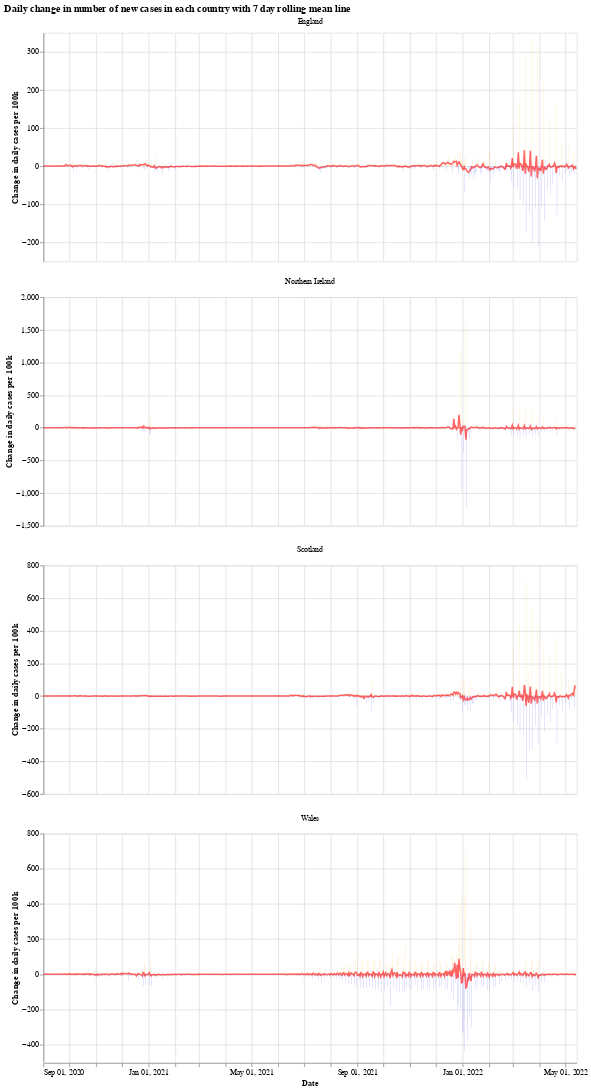

Notebook cell for this chart:
### Markdown cell above
We will use the Python library `Altair` for visualising the data, see the [altair docs](https://altair-viz.github.io/) for more information.

First we have a graph which shows the daily change in the number of new cases for each country. This number jumps up and down all over the place, which is likely due to delay in reporting of new cases over the weekend. Another interesting thing is that it looks like the daily cases in Wales experienced a much shorter period of calm over the summer (calm in the sense of daily cases not jumping up and down).

The orange bars are days when the number of new cases (per 100k population) was more than the previous day, while the blue are days when the number of new cases dropped. The red line is the 7 day moving average. 

When the moving average line is below 0, it means that there is a consistent drop in new cases. We can see this clearly happening around the times that lockdowns were introduced (though, to varying degrees). I will update the graphs soon with a marker of when each lockdown started.

### Code cell
# collapse
import altair as alt

bars = alt.Chart(uk_cases).mark_bar().encode(
    x=alt.X("yearmonthdate(date):T", axis=alt.Axis(title='Date')),
    y=alt.Y("casesChangeRate:Q", axis=alt.Axis(title='Change in daily cases per 100k')),
    tooltip='casesChange',
    color=alt.condition(
        alt.datum.casesChangeRate > 0,
        alt.value("orange"),  # The positive color
        alt.value("blue")  # The negative color
    )
).properties(title='Daily change in number of new cases with 7 day rolling mean',width=700).interactive()

line = alt.Chart(uk_cases).mark_line(
    color='red',
    size=2,
    opacity=0.6
).transform_window(
    rolling_mean='mean(casesChangeRate)',
    frame=[0, 7],
    groupby=['areaName']
).encode(
    x='yearmonthdate(date):T',
    y='rolling_mean:Q'
)

alt.layer(bars, line, data=uk_cases).facet(alt.Column(
    'areaName', title=''), columns=1).resolve_scale(y='independent').properties(title='Daily change in number of new cases in each country with 7 day rolling mean line')

### Figure 1 — Vega-Lite specification as saved in the notebook (floating-point values rounded to 4 significant figures; data arrays with more than 128 entries replaced by an {"elided": "..."} marker saying what was removed)
{"config": {"view": {"continuousWidth": 400, "continuousHeight": 300}}, "data": {"name": "data-8fefb352308631fc78a07c3073bd4fc4"}, "facet": {"type": "nominal", "field": "areaName", "title": ""}, "spec": {"layer": [{"mark": "bar", "encoding": {"color": {"condition": {"value": "orange", "test": "(datum.casesChangeRate > 0)"}, "value": "blue"}, "tooltip": {"type": "quantitative", "field": "casesChange"}, "x": {"type": "temporal", "axis": {"title": "Date"}, "field": "date", "timeUnit": "yearmonthdate"}, "y": {"type": "quantitative", "axis": {"title": "Change in daily cases per 100k"}, "field": "casesChangeRate"}}, "selection": {"selector001": {"type": "interval", "bind": "scales", "encodings": ["x", "y"]}}, "title": "Daily change in number of new cases with 7 day rolling mean", "width": 700}, {"mark": {"type": "line", "color": "red", "opacity": 0.6, "size": 2}, "encoding": {"x": {"type": "temporal", "field": "date", "timeUnit": "yearmonthdate"}, "y": {"type": "quantitative", "field": "rolling_mean"}}, "transform": [{"window": [{"op": "mean", "field": "casesChangeRate", "as": "rolling_mean"}], "frame": [0, 7], "groupby": ["areaName"]}]}]}, "columns": 1, "resolve": {"scale": {"y": "independent"}}, "title": "Daily change in number of new cases in each country with 7 day rolling mean line", "$schema": "https://vega.github.io/schema/vega-lite/v4.8.1.json", "datasets": {"data-8fefb352308631fc78a07c3073bd4fc4": {"elided": "2478 records"}}}
